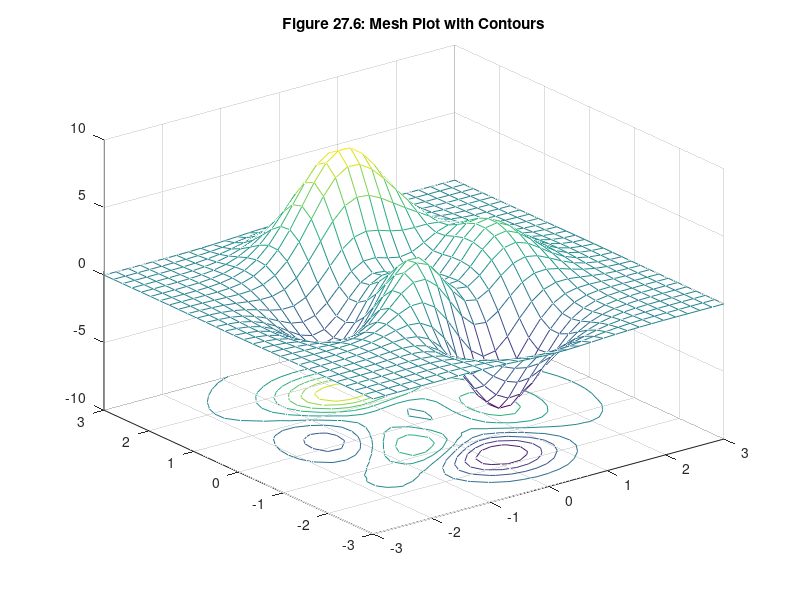

Reproduce this figure in MATLAB.
% mm2706.m
[X,Y,Z] = peaks(30);
meshc(X,Y,Z)  % mesh plot with underlying contour plot
title('Figure 27.6: Mesh Plot with Contours')
